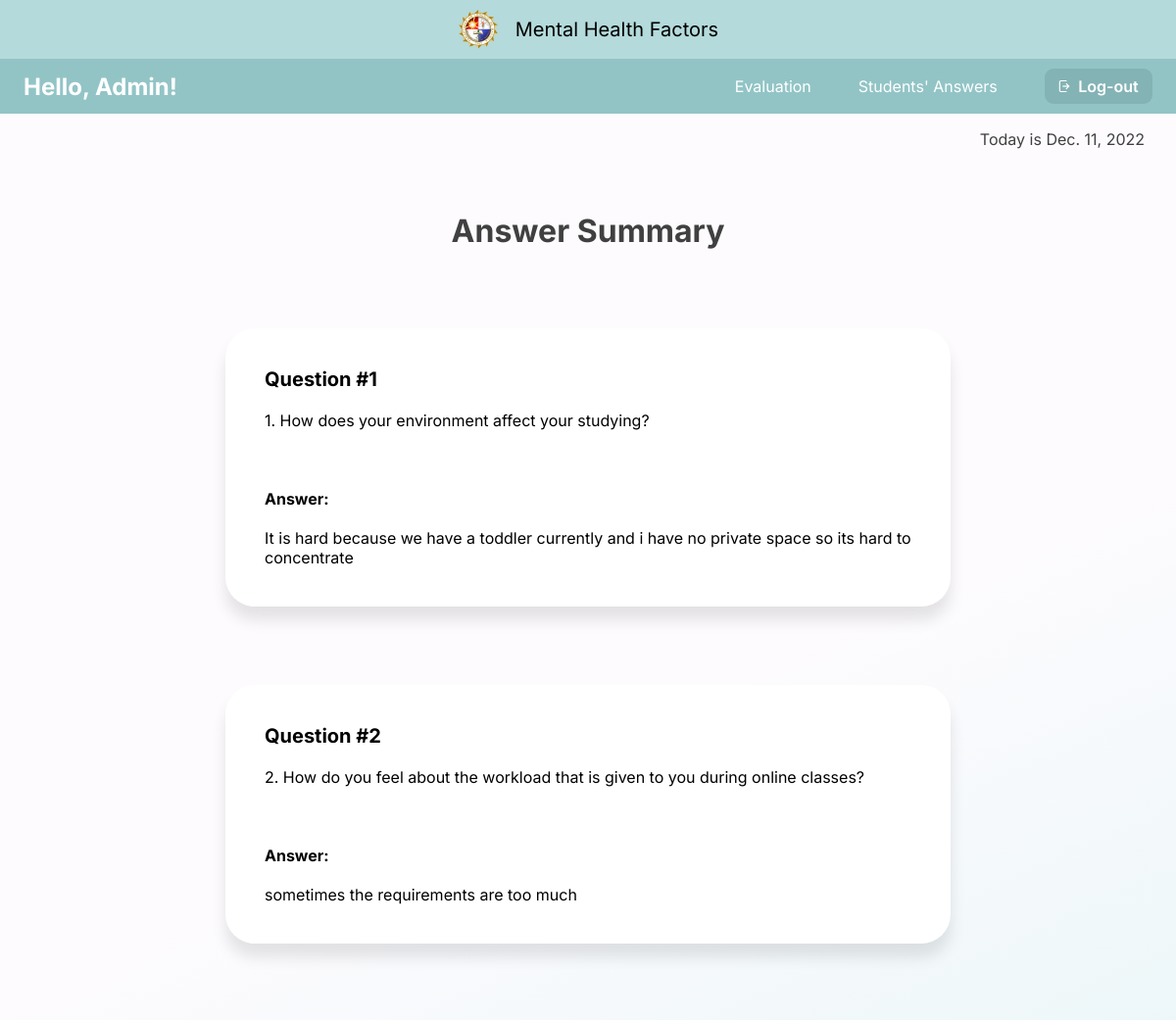
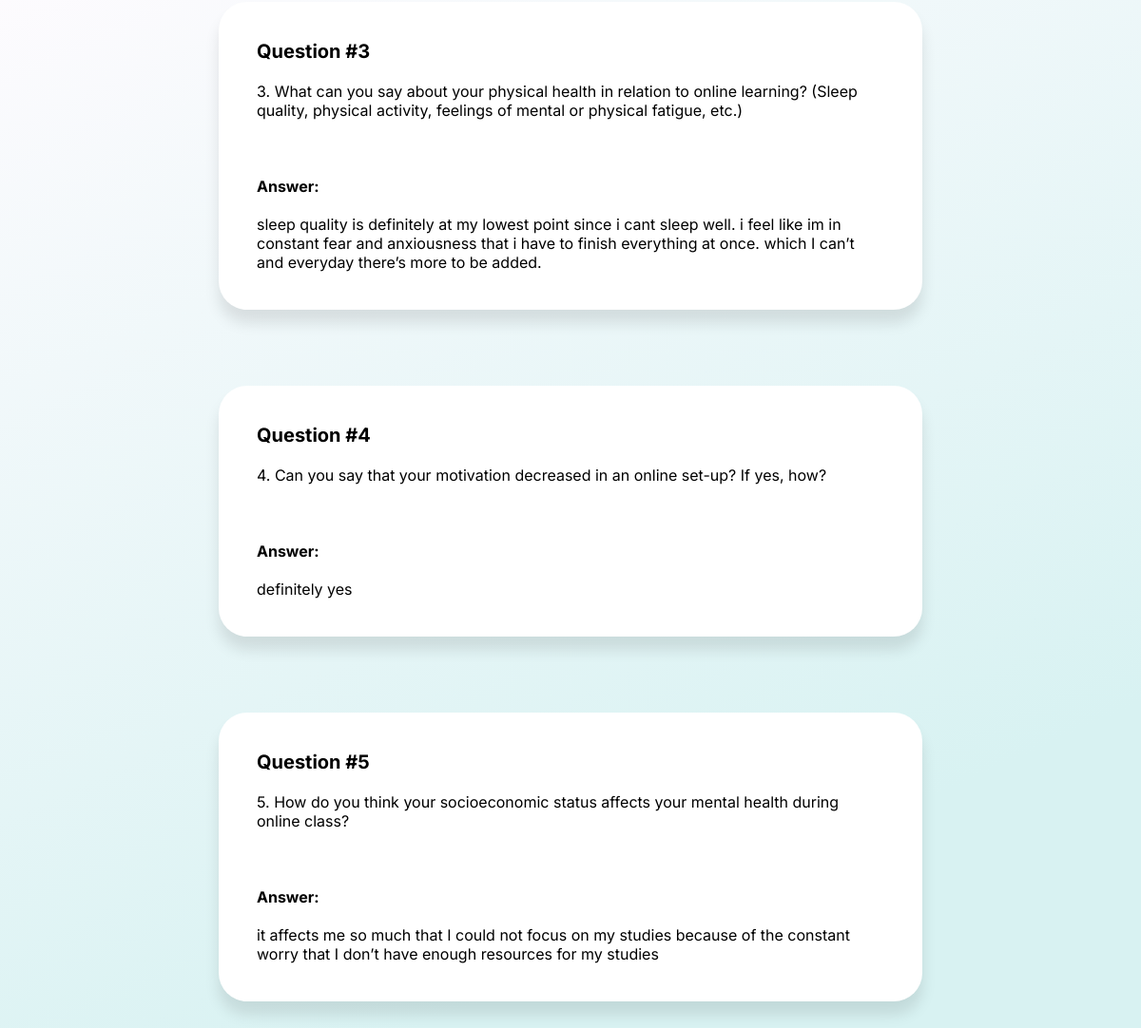
Page /student_answer/1 on the committed database (2 pictures, top to bottom).
### capswebsite/models.py (models this page shows, shortened)
class Answers(models.Model):
    email_error_message = 'Email must be: @plm.edu.ph'
    email_regex = RegexValidator(
    regex=r'^[A-Za-z0-9._%+-]+@plm.edu.ph$',
    message=email_error_message
    )
    ID_error_message = 'Faculty ID must be entered in format: 20XXXXXXX'
    ID_regex = RegexValidator(
        regex=r'^20\d{7}$',
        message=ID_error_message
    )
    Year_CHOICES = (
        ('1st Year', '1st Year'),
        ('2nd Year', '2nd Year'),
        ('3rd Year', '3rd Year'),
        ('4th Year', '4th Year'),
        ('5th Year', '5th Year'),
        ('6th Year', '6th Year'),
    )
    email = models.EmailField(verbose_name="Email",max_length=60,validators=[email_regex],blank=True)
    firstName = models.CharField(max_length=100, verbose_name='First Name', null=True,blank=True)
    lastName = models.CharField(max_length=100, verbose_name='Last Name', null=True,blank=True)
    numberID = models.CharField(max_length=100,validators=[ID_regex], verbose_name='Number ID', null=True,blank=True)
    college= models.ForeignKey(College, verbose_name='College',null=True,blank=True,on_delete=models.CASCADE)
    course= models.ForeignKey(Course, verbose_name='Course',null=True,blank=True,on_delete=models.CASCADE)
    year = models.CharField(max_length=10, choices=Year_CHOICES, verbose_name='Year', null=True,blank=True)
    block = models.CharField(max_length=10, verbose_name='Block', null=True,blank=True)
    question1 = models.CharField(max_length=1000, verbose_name="question1",null=True, blank =True)
    question2 = models.CharField(max_length=1000, verbose_name="question2",null=True, blank =True)
    question3 = models.CharField(max_length=1000, verbose_name="question3",null=True, blank =True)
    question4 = models.CharField(max_length=1000, verbose_name="question4",null=True, blank =True)
    question5 = models.CharField(max_length=1000, verbose_name="question5",null=True, blank =True)

### capswebsite/views.py (the view)
# urls.py: re_path(r'^student_answer/(?P<pk>[a-zA-Z0-9]+$)', views.student_answer, name='student_answer'),
def student_answer(request, pk):
    context={}
    date2day = date.today() #datetime = date + time
    answers = Answers.objects.filter(id=pk)
    context = {'answers':answers}
    context['date2day'] = date2day
    return render(request, 'admin/student_answer.html',context)

### capswebsite/templates/admin/student_answer.html (shortened to what this page needs)
{% load static %}
{% include 'admin/admin_navbar.html' %}
{% block content %}
<p class="date-time">Today is {{date2day}}</p>
<div class="title">Answer Summary</div>
        {% for ans in answers %}
        <div class="qna">
            <span>Question #1</span>
            <br><br>
            1. How does your environment affect your studying?
            <br><br><br><br>
            <label for="answer"><b>Answer:</b></label>
            <br><br>
            {{ans.question1}}
        </div>
        <div class="qna">
            <span>Question #2</span>
            <br><br>
            2. How do you feel about the workload that is given to you during online classes?
            <br><br><br><br>
            <label for="answer"><b>Answer:</b></label>
            <br><br>
            {{ans.question2}}
        </div>
        <div class="qna">
            <span>Question #3</span>
            <br><br>
            3. What can you say about your physical health in relation to online learning? (Sleep quality, physical activity, feelings of mental or physical fatigue, etc.)
            <br><br><br><br>
            <label for="answer"><b>Answer:</b></label>
            <br><br>
            {{ans.question3}}
        </div>
        <div class="qna">
            <span>Question #4</span>
            <br><br>
            4. Can you say that your motivation decreased in an online set-up? If yes, how?
            <br><br><br><br>
            <label for="answer"><b>Answer:</b></label>
            <br><br>
            {{ans.question4}}
        </div>
        <div class="qna">
            <span>Question #5</span>
            <br><br>
            5. How do you think your socioeconomic status affects your mental health during online class?
            <br><br><br><br>
            <label for="answer"><b>Answer:</b></label>
            <br><br>
            {{ans.question5}}
        </div>
{%endfor%}
{% endblock %}

### capswebsite/static/css/admin_navbar.css (style rules this page uses)
body { margin:0px; width: 100%; height: 100%; }

### capswebsite/templates/admin/student_answer.html (style rules this page uses)
body { margin: 0px; min-height: 100vh; background: linear-gradient(155.57deg, #FDFBFE 36.97%, #D8F2F2 83.32%); background-repeat: no-repeat; }
.date-time { font-family: 'Inter'; font-style: normal; font-weight: 400; font-size: 1em; color: #404040; text-align: right; margin-right: 2em; }
.title { font-family: 'Inter'; font-style: normal; font-weight: 700; font-size: 2em; text-align: center; margin-top: 2em; color: #404040; }
.qna { display: block; min-width: 100px; max-width: 55%; height: auto; padding: 40px; margin: 80px auto; background: #FFFFFF; box-shadow: 0px 14px 15px rgba(0, 0, 0, 0.1); border-radius: 30px; font-family: 'Inter'; font-style: normal; font-weight: 400; font-size: 16px; }
.qna span { font-family:'Inter'; font-size: 20px; font-weight: 700; }

### rows in the picture
Answers: question1 "It is hard because we have a toddler currently and i have no private space so its hard to concentrate", question2 "sometimes the requirements are too much", question3 "sleep quality is definitely at my lowest point since i cant sleep well. i feel like im in constant fear and anxiousness that i have to finish everything at once. which I can’t and everyday there’s more to be added.", question4 "definitely yes", question5 "it affects me so much that I could not focus on my studies because of the constant worry that I don’t have enough resources for my studies"
